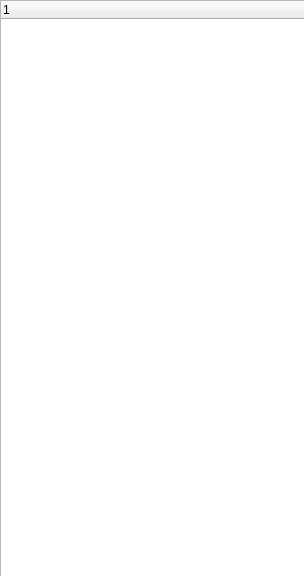
<?xml version="1.0" encoding="UTF-8"?>
<ui version="4.0">
 <class>FriendList</class>
 <widget class="QWidget" name="FriendList">
  <property name="geometry">
   <rect>
    <x>0</x>
    <y>0</y>
    <width>304</width>
    <height>576</height>
   </rect>
  </property>
  <property name="windowTitle">
   <string>Form</string>
  </property>
  <widget class="QTreeWidget" name="Friends">
   <property name="geometry">
    <rect>
     <x>0</x>
     <y>0</y>
     <width>311</width>
     <height>581</height>
    </rect>
   </property>
   <column>
    <property name="text">
     <string notr="true">1</string>
    </property>
   </column>
  </widget>
 </widget>
 <resources/>
 <connections/>
</ui>
